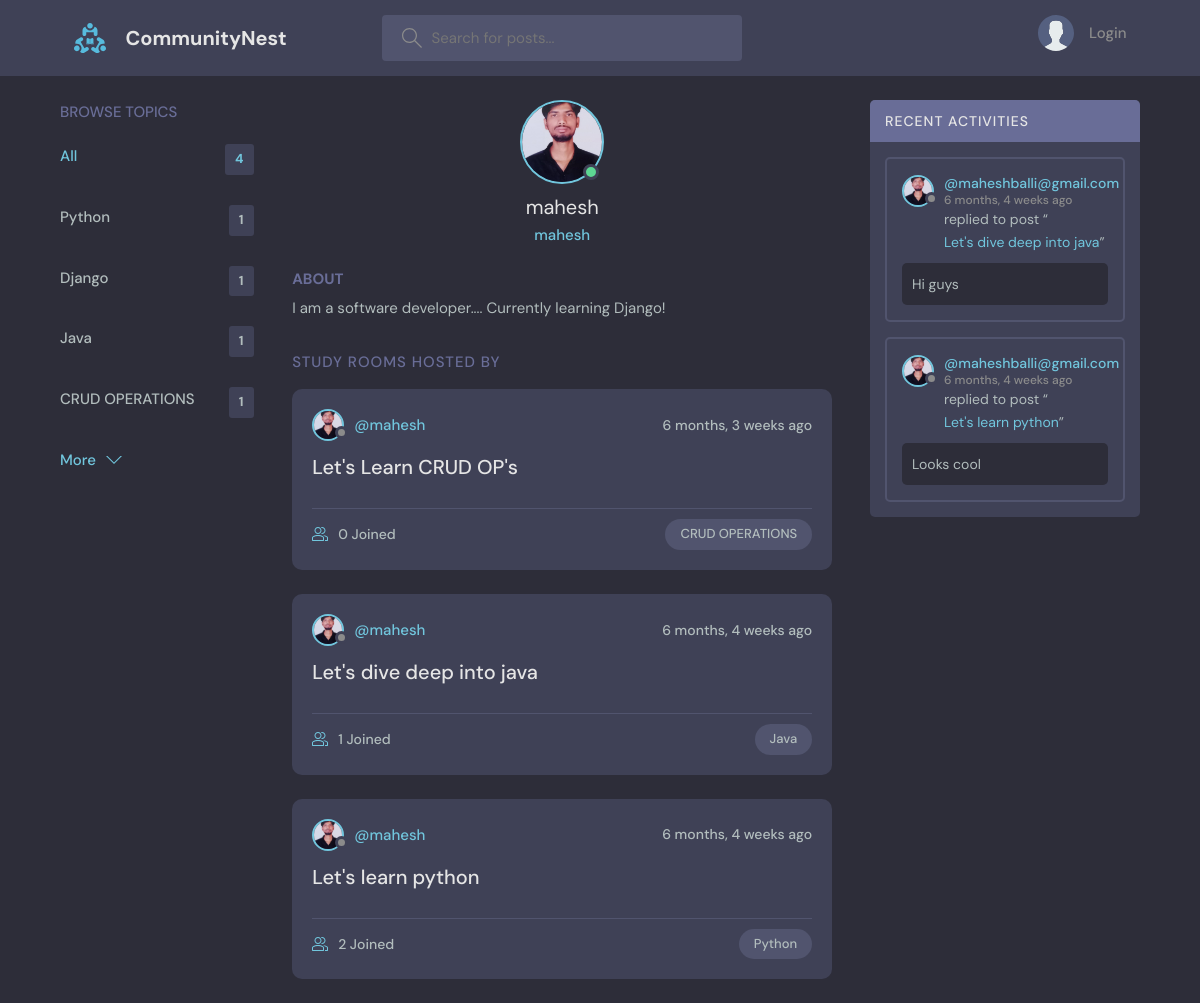
The app's page /profile/1/, older data.
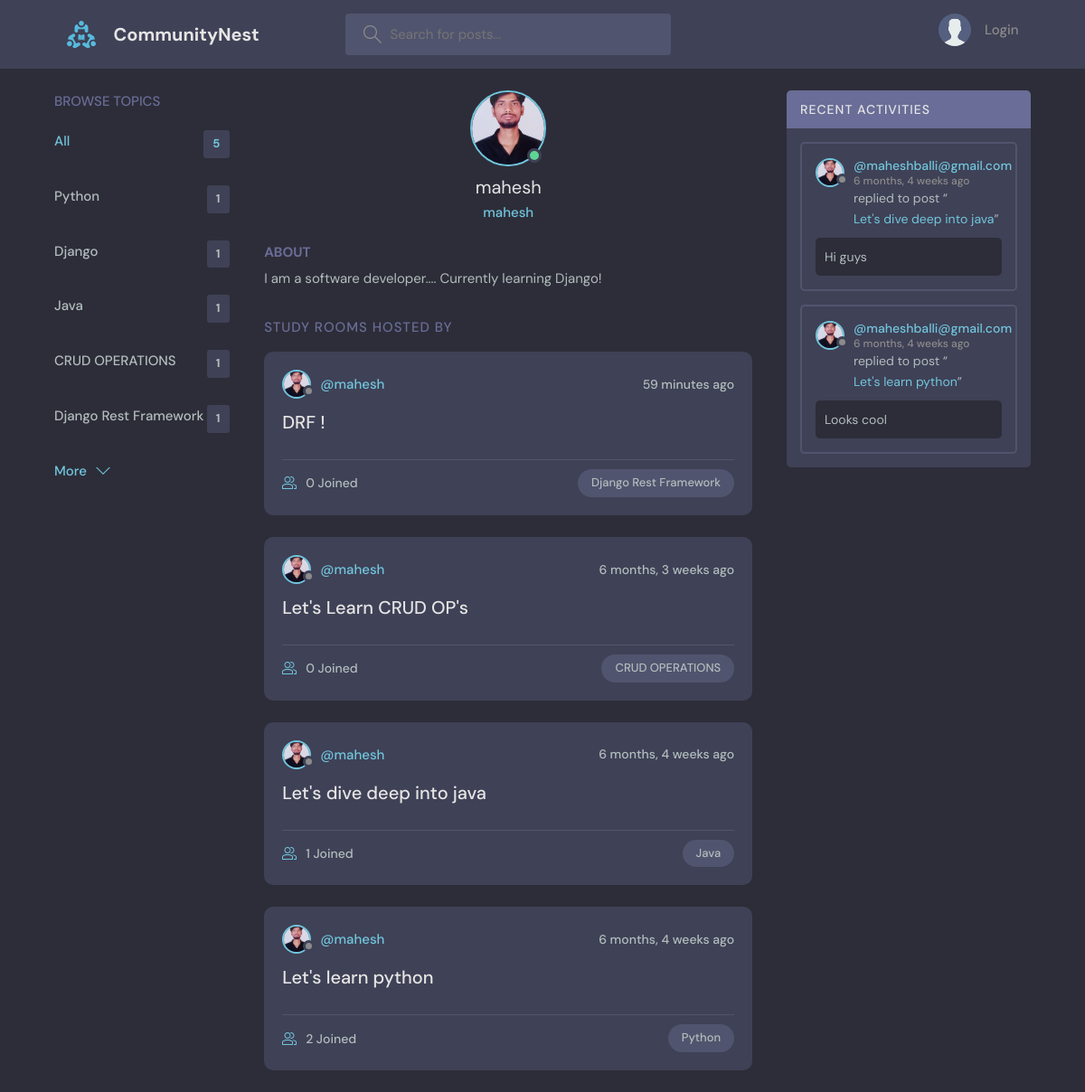
The same page, newer data.
### base/models.py (models this page shows, shortened)
class Topic(models.Model):
    name = models.CharField(max_length=200)

class User(AbstractUser):
    name = models.CharField(max_length=200, null=True)
    email = models.EmailField(unique=True, null=True)
    bio = models.TextField(null=True)
    avatar = models.ImageField(null=True, default="avatar.svg")
    USERNAME_FIELD = 'email'
    REQUIRED_FIELDS = []

class Room(models.Model):
    host = models.ForeignKey(User, on_delete=models.SET_NULL, null=True)
    topic = models.ForeignKey(Topic, on_delete=models.SET_NULL, null=True)
    name = models.CharField(max_length=200)
    description = models.TextField(null=True, blank=True)
    participants = models.ManyToManyField(User, related_name = 'participants', blank=True)
    updated = models.DateTimeField(auto_now=True)
    created = models.DateTimeField(auto_now_add=True)
    class Meta:
        ordering = ['-updated', '-created']
    def __str__(self):
        return self.name

class Message(models.Model):
    user = models.ForeignKey(User, on_delete=models.CASCADE)
    room = models.ForeignKey(Room, on_delete=models.CASCADE)
    body = models.TextField()
    updated = models.DateTimeField(auto_now=True)
    created = models.DateTimeField(auto_now_add=True)
    class Meta:
        ordering = ['-updated', '-created']

### base/views.py (the view)
# urls.py: path('profile/<str:pk>/', views.userProfile, name="user-profile"),
def userProfile(request, pk):
    user = User.objects.get(id=pk)
    rooms = user.room_set.all()
    room_messages = user.message_set.all()
    topics = Topic.objects.all()
    context= {'user': user, 'rooms': rooms,
               'room_messages': room_messages, 'topics': topics}
    return render(request, 'base/profile.html', context)

### base/templates/base/profile.html (shortened to what this page needs)
{% extends 'main.html' %}
{% block content %}
  <main class="profile-page layout layout--3">
    <div class="container">
    {% include 'base/topics_components.html' %}
      <div class="roomList">
        <div class="profile">
          <div class="profile__avatar">
            <div class="avatar avatar--large active">
              <img src="{{user.avatar.url}}" />
            </div>
          </div>
          <div class="profile__info">
            <h3>{{user.username}}</h3>
            <p>{{user.username}}</p>
          </div>
          <div class="profile__about">
            <h3>About</h3>
            <p>
              {{ user.bio }}
            </p>
          </div>
        </div>
        <div class="roomList__header">
          <div>
            <h2>Study Rooms Hosted by {{room.host.username}}</a>
            </h2>
          </div>
        </div>
        {% include 'base/feed_components.html' %}
      </div>
      {% include 'base/activity_components.html' %}
    </div>
  </main>
{% endblock content %}

### templates/main.html (shortened to what this page needs)
<!DOCTYPE html>
{% load static %}
<html lang="en">
  <head>
    <link rel="stylesheet" href="{% static 'styles/style.css' %}" />
  </head>
  <body>
    {% include 'navbar.html' %}
    {% block content %}
    {% endblock content %}
  </body>
</html>

### templates/navbar.html (shortened to what this page needs)
{% load static %}
<header class="header header--loggedIn">
    <div class="container">
      <a href="{% url 'home' %}" class="header__logo">
        <img src="{% static 'images/logo.svg' %}" />
        <h1>CommunityNest</h1>
      </a>
      <form class="header__search" method="GET" action="{% url 'home' %}">
        <label>
          <input name="q" placeholder="Search for posts..." />
        </label>
      </form>
      <nav class="header__menu">
        {% if request.user.is_authenticated %}
        <div class="header__user">
          <a href="{% url 'update-user' %}">
            <div class="avatar avatar--medium active">
              <img src="{{request.user.avatar.url}}" />
            </div>
            <p>{{request.user.username}} <span>{{request.user.username}}</span></p>
          </a>
          <button class="dropdown-button">
            <svg version="1.1" xmlns="http://www.w3.org/2000/svg" width="32" height="32" viewBox="0 0 32 32">
              <title>chevron-down</title>
              <path d="M16 21l-13-13h-3l16 16 16-16h-3l-13 13z"></path>
            </svg>
          </button>
        </div>
        {% else %}
        <a href="{% url 'login' %}">
        <img src ="{% static 'images/avatar.svg' %}" />
        <p>Login</p>
        </a>
        {% endif %}
      </nav>
    </div>
  </header>

### base/templates/base/topics_components.html
<div class="topics">
  <div class="topics__header">
    <h2>Browse Topics</h2>
  </div>
  <ul class="topics__list">
  <li>
    <a href="{% url 'home' %}" class="active">All <span>{{topics.count}}</span></a>
  </li>
  {% for topic in topics %}
  <li>
    <a href="{% url 'home' %}?q={{topic.name}}">{{topic.name}}<span>{{topic.room_set.all.count}}</span></a>
  </li>
  {% endfor %}
  </ul>
  <a class="btn btn--link" href="{% url 'topics' %}">
  More
  <svg version="1.1" xmlns="http://www.w3.org/2000/svg" width="32" height="32" viewBox="0 0 32 32">
    <title>chevron-down</title>
    <path d="M16 21l-13-13h-3l16 16 16-16h-3l-13 13z"></path>
  </svg>
</a>
</div>

### base/templates/base/feed_components.html (shortened to what this page needs)
{% for room in rooms %}
<div class="roomListRoom">
    <div class="roomListRoom__header">
      <a href="{% url 'user-profile' room.host.id %}" class="roomListRoom__author">
        <div class="avatar avatar--small">
          <img src="{{room.host.avatar.url}}" />
        </div>
        <span>@{{room.host.username}}</span>
      </a>
      <div class="roomListRoom__actions">
        <span>{{room.created|timesince}} ago</span>
      </div>
    </div>
    <div class="roomListRoom__content">
      <a href="{% url 'room' room.id %}">{{room.name}}</a>
    </div>
    <div class="roomListRoom__meta">
      <a href="{% url 'room' room.id %}" class="roomListRoom__joined">
       {{room.participants.all.count}} Joined
      </a>
      <p class="roomListRoom__topic">{{room.topic.name}}</p>
    </div>
  </div>
  {% endfor %}

### base/templates/base/activity_components.html (shortened to what this page needs)
<div class="activities">
  <div class="activities__header">
      <h2>Recent Activities</h2>
  </div>
  {% for message in room_messages %}
  <div class="activities__box">
      <div class="activities__boxHeader roomListRoom__header">
          <a href="{% url 'user-profile' message.user.id %}" class="roomListRoom__author">
              <div class="avatar avatar--small">
                  <img src="{{message.user.avatar.url}}" />
              </div>
              <p>
                  @{{message.user}}
                  <span>{{message.created|timesince}} ago</span>
              </p>
          </a>
      </div>
      <div class="activities__boxContent">
          <p>replied to post “<a href="{% url 'room' message.room.id %}">{{message.room}}</a>”</p>
          <div class="activities__boxRoomContent">
              {{message.body}}
          </div>
      </div>
  </div>
  {% endfor %}
</div>

Row changes from the older to the newer data that the page shows:
added Topic: name "Django Rest Framework", room_set.all.count "1"
added Room: host.avatar (picture), host.username "mahesh", created "59 minutes", name "DRF !", participants.all.count "0", topic.name "Django Rest Framework"
Text that changed along with them:
{{ topics.count }}: "4" → "5"
